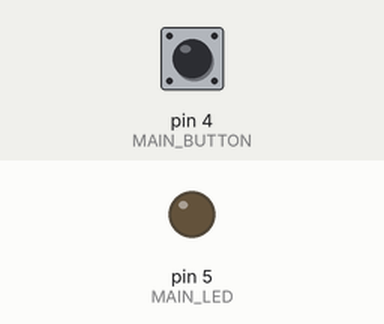
The sketch below on a simulated Arduino Uno, built with avr-gcc and run on an emulated ATmega328P. Shown: output pins drawn as LEDs (lit = HIGH). Inputs (shaded band) come from the test bench; at power-on: pin 4 (MAIN_BUTTON) HIGH. Random numbers use the default seed unless the sketch sets one.

Above: at 4.2 s.
4.3 s: pin 4 (MAIN_BUTTON) pulled LOW for 0.15 s
At 5.5 s:
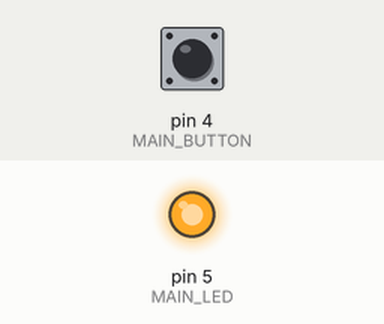
7.4 s: pin 4 (MAIN_BUTTON) pulled LOW for 1 s
At 13.0 s:
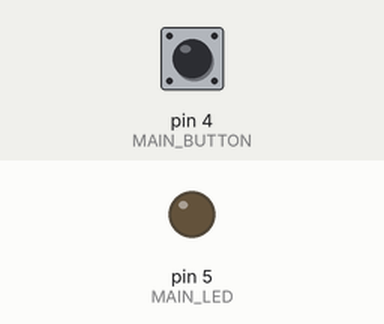
Timing chart, 0 to 14.5 s (numbered marks = the images above; inputs shaded):
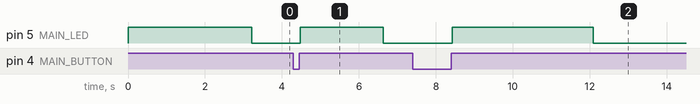

Measured:
- after the input at 4.3 s, pin 5 (MAIN_LED): LOW → HIGH after 0.17 s, → LOW 2.2 s later
- after the input at 7.4 s, pin 5 (MAIN_LED): LOW → HIGH after 1.0 s, → LOW 3.7 s later

The sketch:

ReactionTimeMeter.ino
```cpp
/*
Reaction Time Meter
by EFindus AKA. adammickiewicz635

This code allows you check your reaction time.

Created on 10 January 2021
by EFindus

*/

//BUTTONS
#define MAIN_BUTTON 4

//LED
#define MAIN_LED 5

void setup() {
  Serial.begin(9600);                                           // Inicjalizujemy komunikację portem szeregowym w celu wyświetlania wyniku

  pinMode(MAIN_BUTTON, INPUT_PULLUP);                           // Inicjalizujemy porty w płytce

  pinMode(MAIN_LED, OUTPUT);

  digitalWrite(MAIN_LED, HIGH);                                 // Wyłączamy diodę LED
}

void loop() {
  float Result = 0;                                             // Resetujemy zmienne
  digitalWrite(MAIN_LED, HIGH);                                 // Wyłączamy diodę LED
  randomSeed(analogRead(0));                                    // Inicjalzujemy generator liczb pseudolosowych (stan na niezinicjalizowanym porcie analogowym jest losowy)

  for (int Attempt = 1; Attempt <= 5; Attempt++) {              // Pięć testów
    int RandomDelay = random(2000, 5000);                       // Generujemy czas po jakim zapali się dioda
    for (int Delay = 0; Delay < RandomDelay; Delay++) {         // Odczekujemy wylosowany czas (ta pętla zostanie wykonana tyle razy, i za każdym razem program poczeka 1 milisekundę)
      if (digitalRead(MAIN_BUTTON) == LOW){                     // Jeżeli użytkownik nacisnął przycisk przed zapaleniem się diody resetujemy odliczanie
        delay(20);
        while(digitalRead(MAIN_BUTTON) == LOW);
        delay(20);
        Delay = 0;
      }

      delay(1);
    }

    digitalWrite(MAIN_LED, LOW);                                // Gasimy diodę LED

    while(digitalRead(MAIN_BUTTON) == HIGH) {                   // Czekamy aż użytkownik naciśnie przycisk
      Result += 0.001;                                          // Liczymy czas jaki czekamy na naciśnięcie do wyniku
      delay(1);
    }

    delay(20);
    while(digitalRead(MAIN_BUTTON) == LOW);
    delay(20);

    digitalWrite(MAIN_LED, HIGH);
  }

  Serial.println(Result / 5);                                   // Uśreniamy i wysyłamy wynik na port szeregowy USB

  while(digitalRead(MAIN_BUTTON) == HIGH);                      // Czekamy na ponowne naciśnięcie przycisku aby powtórzyć test
  delay(20);
  while(digitalRead(MAIN_BUTTON) == LOW);
  delay(20);
}
```
